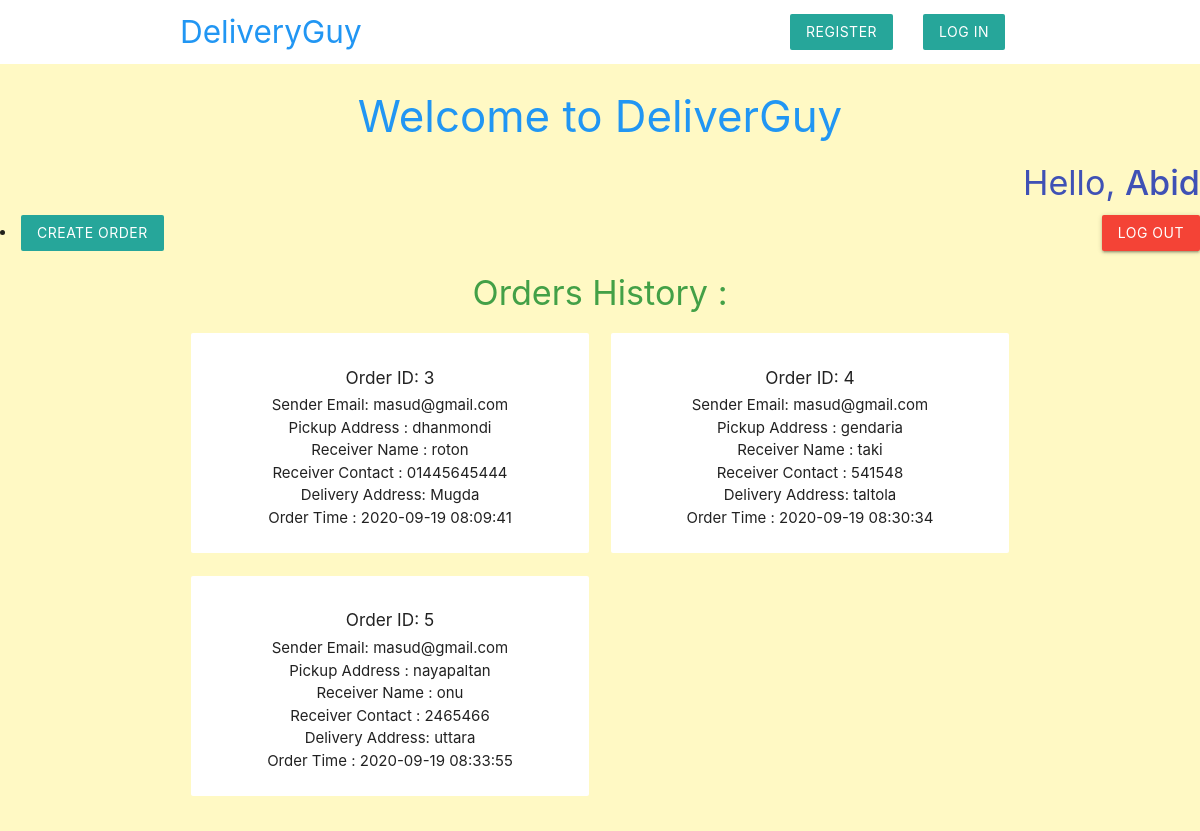
The app's page /index.php (signed in) with its own data.
### tables this page shows
CREATE TABLE `orders` (
  `orderId` int(11) NOT NULL,
  `id` int(11) NOT NULL,
  `email` varchar(255) DEFAULT NULL,
  `pickup` varchar(255) DEFAULT NULL,
  `receiverName` varchar(255) DEFAULT NULL,
  `receiver` varchar(255) DEFAULT NULL,
  `delivery` varchar(255) DEFAULT NULL,
  `created_ad` timestamp NOT NULL DEFAULT current_timestamp()
);

### index.php (the view, shortened to what this page needs)
<?php include("server.php") ?>
<!DOCTYPE html>
<html lang="en">
<head>
  <link rel="stylesheet" href="https://cdnjs.cloudflare.com/ajax/libs/materialize/1.0.0/css/materialize.min.css">
</head>
 <body class="yellow lighten-4">
   <nav class="white z-depth-0">
    <div class="container">
    <a href="index.php" class="brand-logo blue-text">DeliveryGuy</a>
    <ul id="nav-mobile" class='right hide-on-small-down'>
     <li><a href="register.php" class="btn brand z-depth-0">Register</a></li>
     <li><a href="login.php" class="btn brand z-depth-0">Log In</a></li>
     </ul>
    </div>
   </nav>
<h3 class="center-align blue-text">Welcome to DeliverGuy </h3>
<?php if(isset($_SESSION['username'])){ ?>
    <h4 class="indigo-text right-align">Hello, <strong><?php echo $_SESSION['username'];?> </strong></h4>
    <button class="btn red right"><a class="white-text" href="index.php?logout='1'">Log Out</a></button>
    <li><a href="add.php" class="btn brand z-depth-0">Create Order</a></li>
    <?php
    $userId=$_SESSION['id'];
    $data="SELECT orderId,email,pickup,receiverName,receiver,delivery,created_ad from orders WHERE id='$userId' ORDER BY created_ad";
    $query2=mysqli_query($db,$data);
    $orders=mysqli_fetch_all($query2,MYSQLI_ASSOC);
    ?>
    <h4 class="center-align green-text text-darken-1">Orders History : </h4>
    <div class="container">
    <div class="row">
    <?php foreach($orders as $order){ ?>
     <div class="col s6 md3">
      <div class="card z-depth-0">
       <div class="card-content center">
        <h6>Order ID: <?php echo htmlspecialchars($order['orderId']) ?></h6>
       <div>
       <p>Sender Email: <?php echo htmlspecialchars($order['email']) ?></p>
       <p>Pickup Address : <?php echo htmlspecialchars($order['pickup']) ?></p>
       <p>Receiver Name : <?php echo htmlspecialchars($order['receiverName']) ?></p>
       <p>Receiver Contact : <?php echo htmlspecialchars($order['receiver']) ?></p>
       <p>Delivery Address: <?php echo htmlspecialchars($order['delivery']) ?></p>
       <p>Order Time : <?php echo htmlspecialchars($order['created_ad']) ?></p>
       </div>
       </div>
      </div>
     </div>
  <?php } ?>
  </div>
  </div>
  <?php } ?>
</html>

### records on screen
orders: orderId "3", email "masud@gmail.com", pickup "dhanmondi", receiverName "roton", receiver "01445645444", delivery "Mugda", created_ad "2020-09-19 08:09:41"
orders: orderId "4", email "masud@gmail.com", pickup "gendaria", receiverName "taki", receiver "541548", delivery "taltola", created_ad "2020-09-19 08:30:34"
orders: orderId "5", email "masud@gmail.com", pickup "nayapaltan", receiverName "onu", receiver "2465466", delivery "uttara", created_ad "2020-09-19 08:33:55"

### other values on screen
$_SESSION['username'] "Abid"
